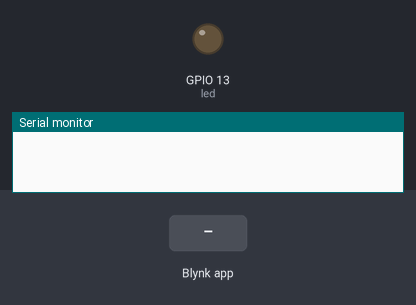
The sketch below on a simulated ESP8266 (NodeMCU). Shown: output pins drawn as LEDs (lit = HIGH), the last lines printed to the serial monitor. Inputs (shaded band) come from the test bench. WiFi joins after 1.5 s; servers stay silent unless stated.

Above: at 3.0 s.
3.1 s: Blynk app writes 1 to V1
At 4.0 s:
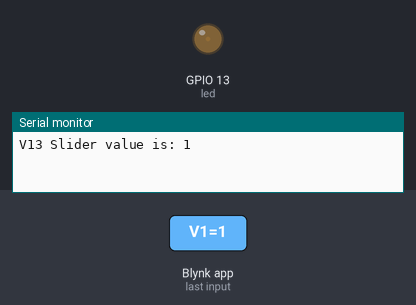
4.6 s: Blynk app writes 200 to V1
At 5.2 s:
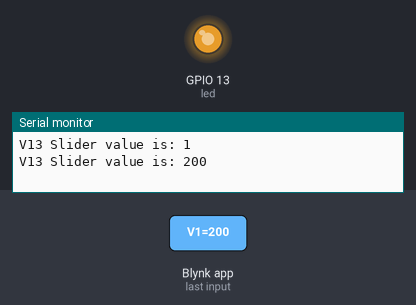
Timing chart, 0 to 7.6 s (numbered marks = the images above; inputs shaded):
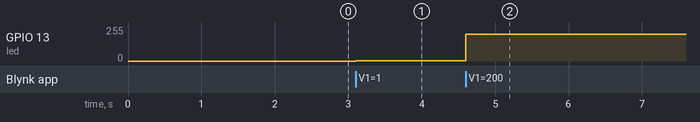

Measured:
- after the input at 3.1 s, GPIO 13 (led): 0/255 → 1/255 at once
- after the input at 4.6 s, GPIO 13 (led): 1/255 → 200/255 at once

The sketch:

LAB1.1.ino
```cpp
#define BLYNK_TEMPLATE_ID "TMPLoBTM1oFz"
#define BLYNK_DEVICE_NAME "LAB11"
#define BLYNK_AUTH_TOKEN "PFUCdnfMm1ySvOeML5Lu0a04uABRv3hO"
#define BLYNK_PRINT Serial
#include <ESP8266WiFi.h>
#include <BlynkSimpleEsp8266.h>

char auth[] = "PFUCdnfMm1ySvOeML5Lu0a04uABRv3hO";
char ssid[] = "adamseif";
char pass[] = "franasen23";

int led = 13;
int pinValue;


BLYNK_WRITE(V1){

  int pinValue = param.asInt();
  analogWrite(led,pinValue);
  Blynk.virtualWrite(V13, pinValue);
  Serial.print("V13 Slider value is: ");
  Serial.println(pinValue);

}

void setup(){

  pinMode (led,OUTPUT);
  Serial.begin(9600);
  Blynk.begin(auth, ssid, pass, "blynk.cloud", 80);

}

void loop(){

  Blynk.run();

}
```
